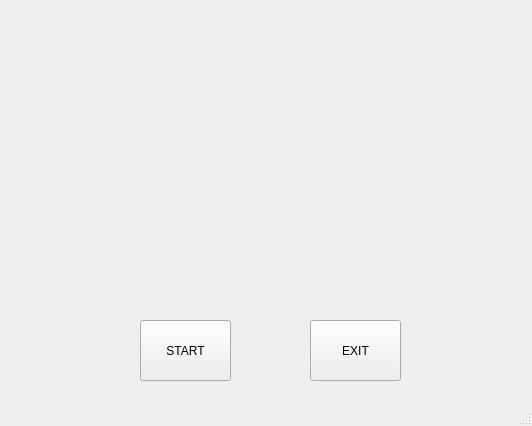
<?xml version="1.0" encoding="UTF-8"?>
<ui version="4.0">
 <class>MainWindow</class>
 <widget class="QMainWindow" name="MainWindow">
  <property name="geometry">
   <rect>
    <x>0</x>
    <y>0</y>
    <width>532</width>
    <height>426</height>
   </rect>
  </property>
  <property name="windowTitle">
   <string>Pocket</string>
  </property>
  <widget class="QWidget" name="centralWidget">
   <widget class="QPushButton" name="pushButton">
    <property name="geometry">
     <rect>
      <x>140</x>
      <y>320</y>
      <width>91</width>
      <height>61</height>
     </rect>
    </property>
    <property name="styleSheet">
     <string notr="true">font: 13pt &quot;王漢宗勘亭流繁&quot;;</string>
    </property>
    <property name="text">
     <string>START</string>
    </property>
   </widget>
   <widget class="QPushButton" name="pushButton_2">
    <property name="geometry">
     <rect>
      <x>310</x>
      <y>320</y>
      <width>91</width>
      <height>61</height>
     </rect>
    </property>
    <property name="styleSheet">
     <string notr="true">font: 13pt &quot;王漢宗勘亭流繁&quot;;</string>
    </property>
    <property name="text">
     <string>EXIT</string>
    </property>
   </widget>
   <widget class="QLabel" name="GIF">
    <property name="geometry">
     <rect>
      <x>0</x>
      <y>0</y>
      <width>531</width>
      <height>401</height>
     </rect>
    </property>
    <property name="text">
     <string/>
    </property>
    <property name="scaledContents">
     <bool>true</bool>
    </property>
    <property name="alignment">
     <set>Qt::AlignCenter</set>
    </property>
   </widget>
   <widget class="QLabel" name="label">
    <property name="geometry">
     <rect>
      <x>200</x>
      <y>10</y>
      <width>121</width>
      <height>61</height>
     </rect>
    </property>
    <property name="font">
     <font>
      <family>Kartika</family>
      <pointsize>16</pointsize>
      <weight>75</weight>
      <bold>true</bold>
     </font>
    </property>
    <property name="text">
     <string/>
    </property>
   </widget>
   <zorder>GIF</zorder>
   <zorder>pushButton</zorder>
   <zorder>pushButton_2</zorder>
   <zorder>label</zorder>
  </widget>
  <widget class="QMenuBar" name="menuBar">
   <property name="geometry">
    <rect>
     <x>0</x>
     <y>0</y>
     <width>532</width>
     <height>20</height>
    </rect>
   </property>
  </widget>
  <widget class="QStatusBar" name="statusBar"/>
 </widget>
 <layoutdefault spacing="6" margin="11"/>
 <resources/>
 <connections>
  <connection>
   <sender>pushButton_2</sender>
   <signal>clicked()</signal>
   <receiver>MainWindow</receiver>
   <slot>close()</slot>
   <hints>
    <hint type="sourcelabel">
     <x>400</x>
     <y>400</y>
    </hint>
    <hint type="destinationlabel">
     <x>425</x>
     <y>269</y>
    </hint>
   </hints>
  </connection>
 </connections>
</ui>
